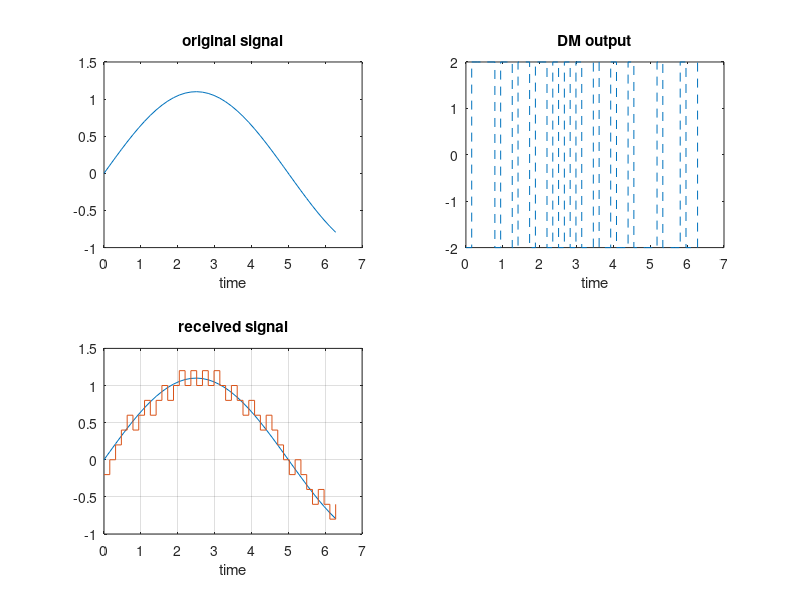

Write MATLAB code to recreate this figure.
%% Delta Modulation (DM) 
pkg load communications
%delta modulation = 1-bit differential pulse code modulation (DPCM) 
predictor = [0 1]; % y(k)=x(k-1) 
%partition = [-1:.1:.9];codebook = [-1:.1:1]; 
step=0.2; %SFs>=2pifA 
partition = [0];
codebook = [-1*step step]; %DM quantizer 
 
t = [0:pi/20:2*pi]; 
x = 1.1*sin(2*pi*0.1*t); % Original signal, a sine wave 
%t = [0:0.1:2*pi];x = 4*sin(t); 
%x=exp(-1/3*t); 
pkg load communications
%x = sawtooth(3*t); % Original signal 
 
% Quantize x(t) using DPCM. 
encodedx = dpcmenco(x,codebook,partition,predictor); 
 
% Try to recover x from the modulated signal. 
decodedx = dpcmdeco(encodedx,codebook,predictor); 
distor = sum((x-decodedx).^2)/length(x) % Mean square error 
 
% plots 
figure,subplot(2,2,1);
plot(t,x);
xlabel('time');
title('original signal'); 

subplot(2,2,2);
stairs(t,10*codebook(encodedx+1),'--');
xlabel('time');title('DM output'); 

subplot(2,2,3);
plot(t,x);
hold;stairs(t,decodedx);
grid;
xlabel('time');
title('received signal');